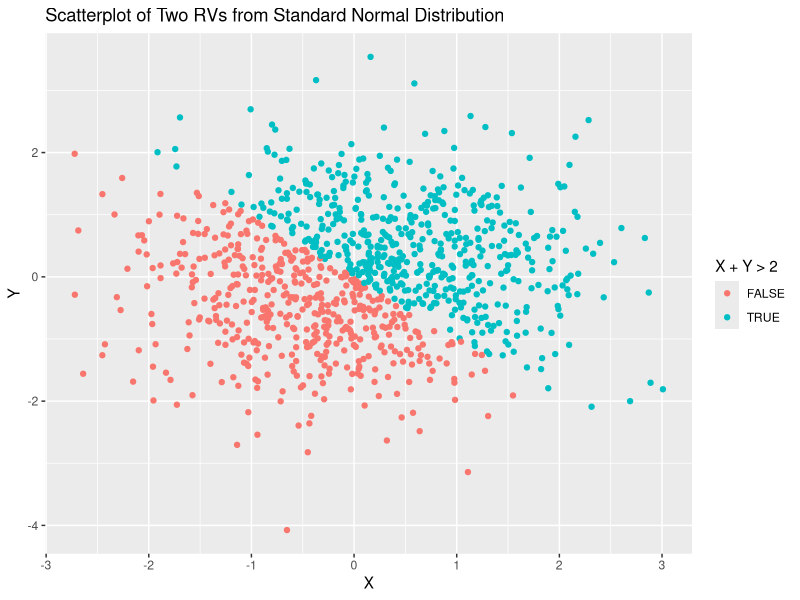

The R source for this figure:
## ---- chunk 1
library(tidyverse)
## ---- chunk 2
set.seed(1)

variable_types_df = tibble(
  vec_uniform = runif(10, min = 0, max = 5),
  vec_logical = as.logical(vec_uniform > 2),
  vec_character = c("Red", "Green", "Blue", "Orange", "Yellow", "Violet", "Indigo", "Black", "White", "Gray"),
  vec_factor = factor(c("Peter", "Noah", "Lance", "Matthew", "Daniel", "Chris", "Carlos", "Jonathan", "Aric", "Griffin"))
)
## ---- chunk 3

mean(variable_types_df$vec_uniform)
mean(variable_types_df$vec_logical)
mean(variable_types_df$vec_character)
mean(variable_types_df$vec_factor)

## ---- chunk 4

convert_logical = as.numeric(variable_types_df$vec_logical)
convert_character = as.numeric(variable_types_df$vec_character)
convert_factor = as.numeric(variable_types_df$vec_factor)

## ---- chunk 5

mean(convert_logical)
mean(convert_character)
mean(convert_factor)

## ---- chunk 6

character_factor_numeric = as.numeric(as.factor(variable_types_df$vec_character))
factor_character_numeric = as.numeric(as.character(variable_types_df$vec_factor))

## ---- chunk 7

mean(character_factor_numeric)
mean(factor_character_numeric)

## ---- chunk 8
set.seed(2)

random_sample_df = tibble(
x = rnorm(1000, mean = 0, sd = 1),
y = rnorm(1000, mean = 0, sd = 1),
x_plus_y_logical = as.logical(x + y > 0),
x_plus_y_numeric = as.numeric(x_plus_y_logical),
x_plus_y_factor = as.factor(x_plus_y_logical)
)

head(random_sample_df)
## ---- chunk 9

ggplot(random_sample_df, aes(x = x, y = y, color = x_plus_y_logical)) + geom_point() + ggtitle("Scatterplot of Two RVs from Standard Normal Distribution") + xlab("X") + ylab("Y") + labs(colour = "X + Y > 2")

